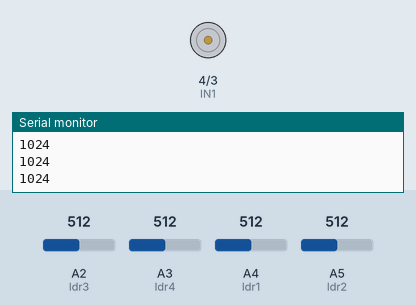
This sketch was run on a simulated Arduino Uno, built with avr-gcc and run on an emulated ATmega328P. Parts: motor-driver pin pairs drawn as motors (green arrow = first pin HIGH = forward, orange = second pin HIGH = backward, longer = more drive), the last lines printed to the serial monitor. The test bench sets the inputs (shaded band); at power-on: A2 (ldr3) = 512, A4 (ldr1) = 512, A5 (ldr2) = 512, A3 (ldr4) = 512.

Above: at 1.2 s.
1.3 s: A2 (ldr3) set to 550
At 2.0 s:
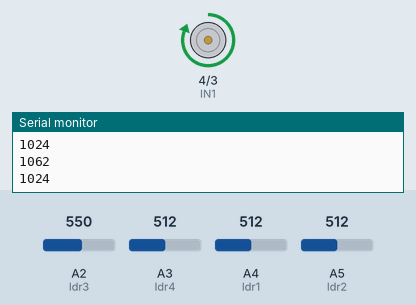
2.8 s: A4 (ldr1) set to 537
At 3.1 s:
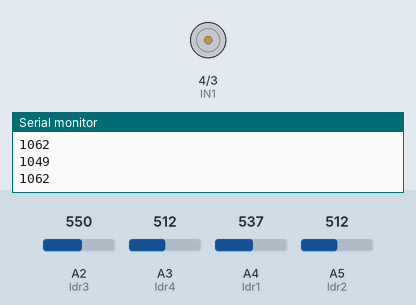
4.3 s: A5 (ldr2) set to 529
5.8 s: A5 (ldr2) set to 562
At 6.4 s:
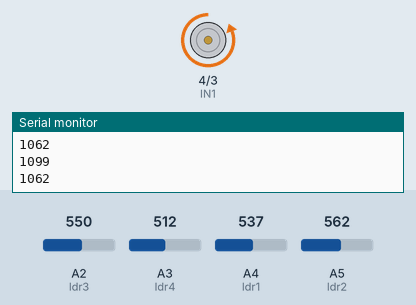
7.3 s: A5 (ldr2) set to 306
At 8.5 s:
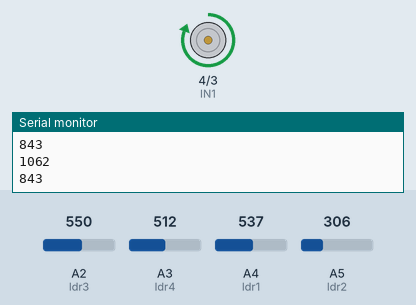
8.8 s: A5 (ldr2) set to 710
At 10.2 s:
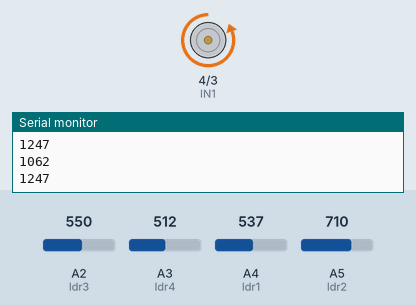
Timing chart, 0 to 11.3 s (numbered marks = the images above; inputs shaded):
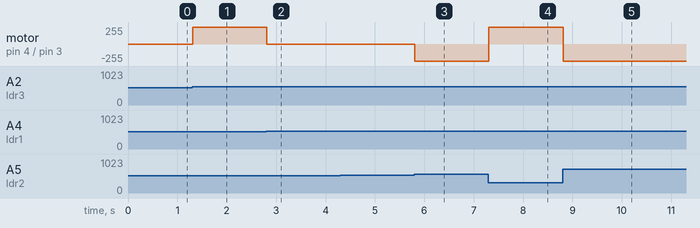

The sketch:

code.ino
```cpp
// Declaration of pins
int IN1 = 4;
int IN2 = 3;
int ldr1 = A4;
int ldr2 = A5;
int ldr3 = A2;
int ldr4 = A3;
//int ldr5 = A4;
int gauche_haut = 0;
int gauche_bas = 0;
int droite_haut = 0;
int droite_bas = 0;
//int milieu = 0;
int seuil_1 = 20;// threshold to activate the actuator
int seuil_2 = 700; // difference between day and night
void setup() {
  Serial.begin(9600);
  Serial.println("Test A4988");// allows you to read the value on the LDRs
  pinMode(IN1, OUTPUT);
  pinMode(IN2, OUTPUT);
  pinMode(ldr1, INPUT);
  pinMode(ldr2, INPUT);
  pinMode(ldr3, INPUT);
  pinMode(ldr4, INPUT);
  //pinMode(ldr5, INPUT);
}

void loop() {
  // Lire la valeur reçue des LDR
  gauche_haut = analogRead(ldr1);
  Serial.println(gauche_haut+gauche_bas);
  gauche_bas = analogRead(ldr2);
  //Serial.println(gauche_bas);
  droite_haut = analogRead(ldr3);
  Serial.println(droite_haut+droite_bas);
  droite_bas = analogRead(ldr4);
  //Serial.println(droite_bas);
  //milieu = analogRead(ldr5);
  //Serial.println(milieu);
  // Comparer et actionner le verin
  if (((gauche_haut + gauche_bas) - (droite_haut + droite_bas)) > seuil_1) {
    digitalWrite(IN1, 0);
    digitalWrite(IN2, 1);
    //delay(1000);

  }

  else if (((droite_haut + droite_bas) - (gauche_haut + gauche_bas)) > seuil_1) {
    digitalWrite(IN1, 1);
    digitalWrite(IN2, 0);
    //delay(1000);

  }

  else {
    digitalWrite(IN1, 0);
    digitalWrite(IN2, 0);
    //delay(1000);
  }
}
```

Measured:
- the behaviour switches between 532 and 533 on A2 (ldr3) (found by bisection; images 0 and 1)
- the behaviour switches between 529 and 530 on A4 (ldr1) (found by bisection; images 1 and 2)
- the behaviour switches between 545 and 546 on A5 (ldr2) (found by bisection; images 2 and 3)
- after the input at 1.3 s, motor on pin 4 (IN1) / pin 3 (IN2): stopped → forward 255/255 at once
- after the input at 2.8 s, motor on pin 4 (IN1) / pin 3 (IN2): forward 255/255 → stopped at once
- after the input at 5.8 s, motor on pin 4 (IN1) / pin 3 (IN2): stopped → backward 255/255 at once
- after the input at 7.3 s, motor on pin 4 (IN1) / pin 3 (IN2): backward 255/255 → forward 255/255 at once
- after the input at 8.8 s, motor on pin 4 (IN1) / pin 3 (IN2): forward 255/255 → backward 255/255 at once
